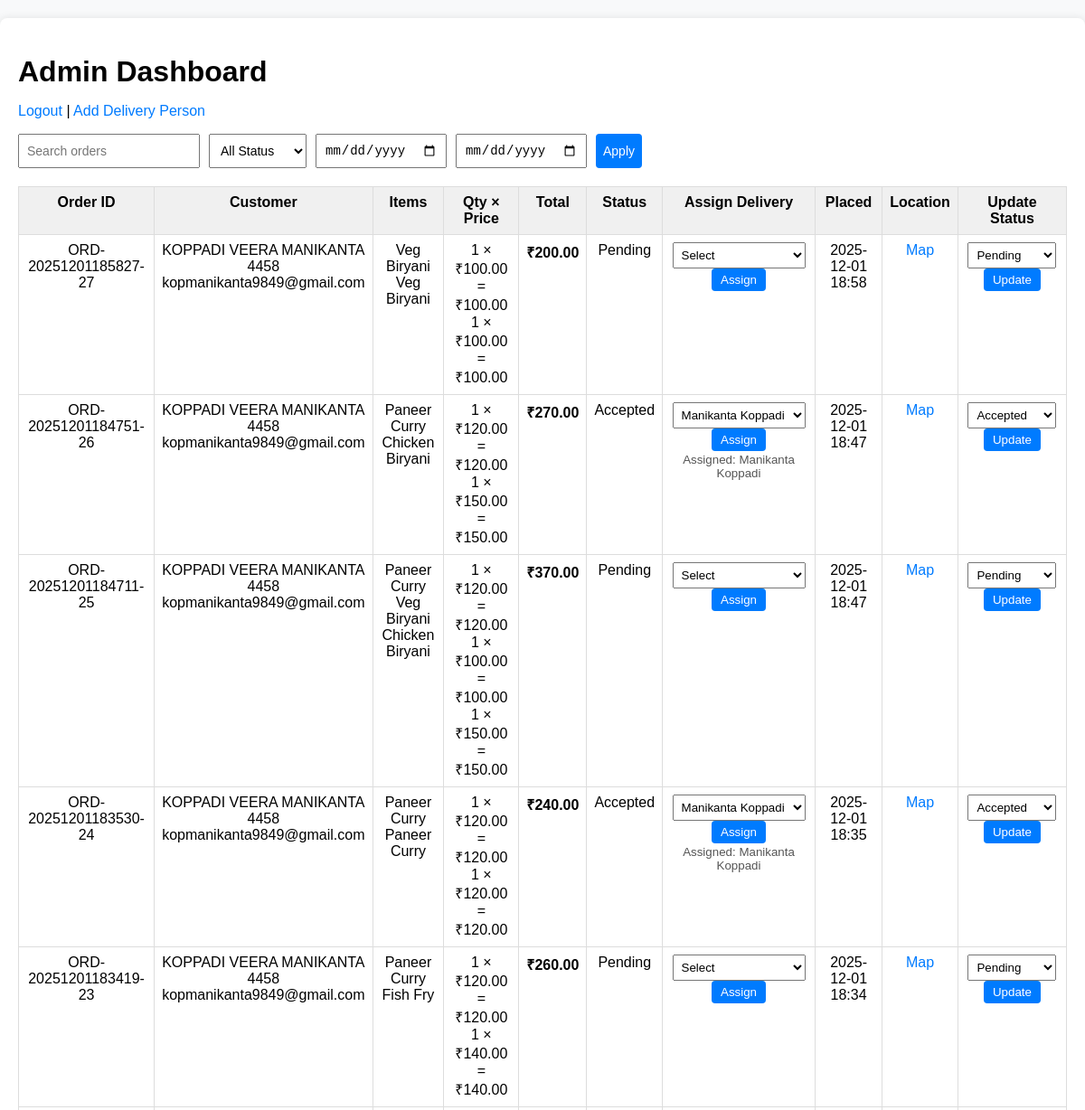
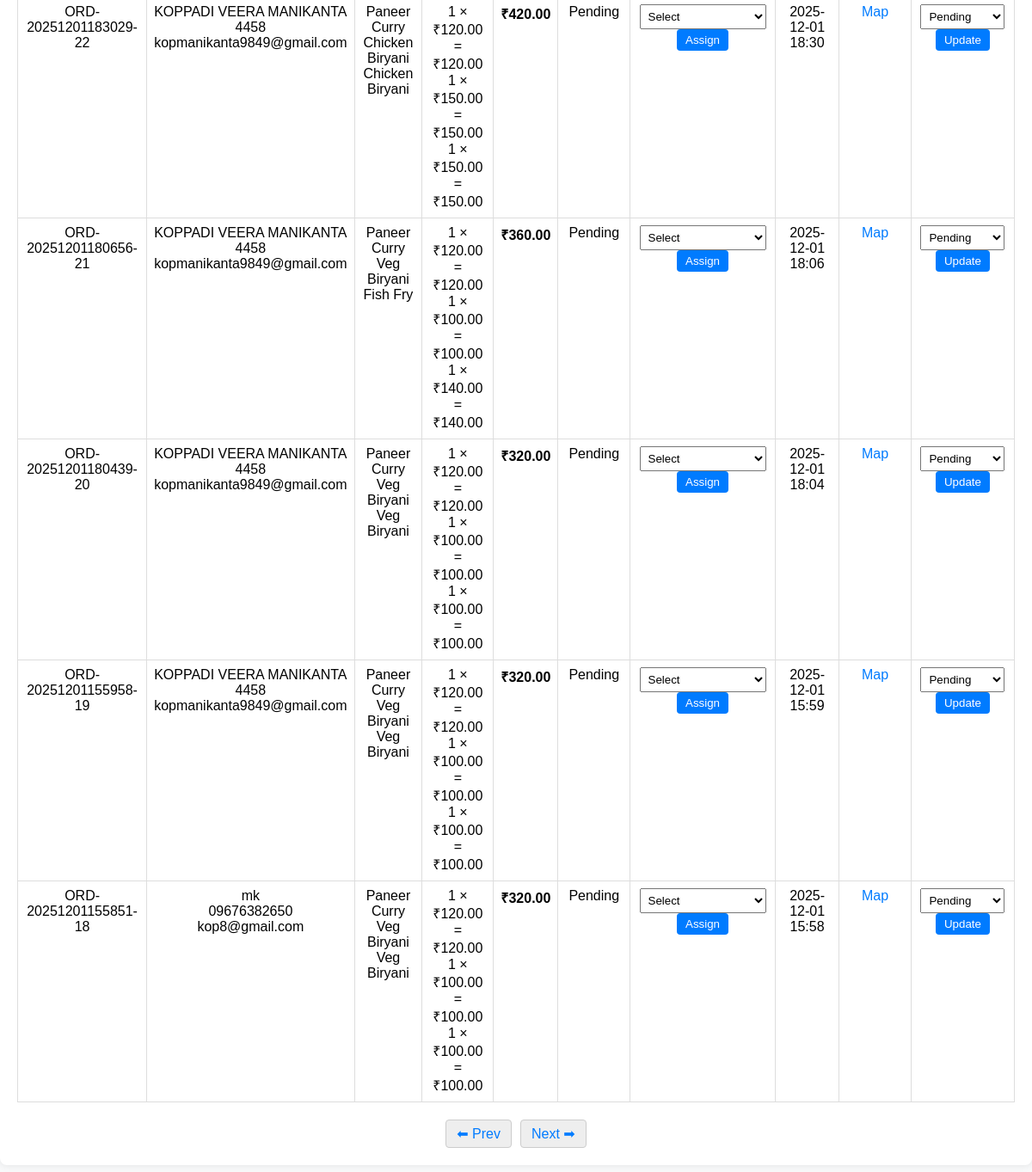
/admin/dashboard?page=2&query=&status=&start_date=&end_date= (signed in), run on the app's committed database (2 pictures, top to bottom).
### app.py (models this page shows, shortened)
class Order(db.Model):
    __tablename__ = "order"
    id = db.Column(db.Integer, primary_key=True)
    order_id = db.Column(db.String(64), unique=True, index=True)
    customer_name = db.Column(db.String(200))
    email = db.Column(db.String(200))
    phone = db.Column(db.String(40))
    address = db.Column(db.String(400))
    status = db.Column(db.String(50), default="Pending")
    latitude = db.Column(db.Float, nullable=True)
    longitude = db.Column(db.Float, nullable=True)
    map_link = db.Column(db.String(500), nullable=True)
    created_at = db.Column(db.DateTime, default=datetime.utcnow)
    otp = db.Column(db.String(6), nullable=True)
    delivery_person_id = db.Column(db.Integer, db.ForeignKey("delivery_person.id"), nullable=True)
    items = db.relationship("OrderItem", backref="order", lazy=True)
    def total_price(self):
        return sum(float(i.price) * int(i.quantity) for i in self.items)

class OrderItem(db.Model):
    __tablename__ = "order_item"
    id = db.Column(db.Integer, primary_key=True)
    order_id = db.Column(db.Integer, db.ForeignKey("order.id"))
    item_name = db.Column(db.String(200))
    quantity = db.Column(db.Integer, default=1)
    price = db.Column(db.Float, default=0.0)

class DeliveryPerson(db.Model):
    __tablename__ = "delivery_person"
    id = db.Column(db.Integer, primary_key=True)
    name = db.Column(db.String(200), nullable=False)
    phone = db.Column(db.String(20), unique=True, nullable=False)
    username = db.Column(db.String(100), unique=True)
    password_hash = db.Column(db.String(255))
    orders = db.relationship("Order", backref="delivery_person", lazy=True)

### app.py (the view, shortened to what this page needs)
@app.route("/admin/dashboard")
def admin_dashboard():
    if not session.get("admin_logged_in"):
        return redirect(url_for("admin_login"))
    query = request.args.get("query", "")
    status_filter = request.args.get("status", "")
    start_date = request.args.get("start_date", "")
    end_date = request.args.get("end_date", "")
    page = request.args.get("page", 1, type=int)
    q = Order.query
    if status_filter:
        q = q.filter(Order.status == status_filter)
    if start_date:
        q = q.filter(Order.created_at >= start_date)
    if end_date:
        q = q.filter(Order.created_at <= end_date)
    q = q.order_by(Order.created_at.desc())
    pagination = q.paginate(page=page, per_page=10)
    orders = pagination.items
    delivery_persons = DeliveryPerson.query.order_by(DeliveryPerson.name).all()
    return render_template(
        "admin_dashboard.html",
        orders=orders,
        delivery_persons=delivery_persons,
        pagination=pagination,
        query=query,
        status_filter=status_filter,
        start_date=start_date,
        end_date=end_date
    )

### templates/admin_dashboard.html (shortened to what this page needs)
<!doctype html>
<html>
<head>
</head>
<body>
<div class="container">
  <h1>Admin Dashboard</h1>
  <p>
    <a href="{{ url_for('admin_logout') }}">Logout</a> |
    <a href="{{ url_for('add_delivery_person') }}">Add Delivery Person</a>
  </p>
  <form method="GET" action="" class="filters">
    <input type="text" name="query" placeholder="Search orders" value="{{ query }}">
    <select name="status">
      <option value="">All Status</option>
    </select>
    <input type="date" name="start_date" value="{{ start_date }}">
    <input type="date" name="end_date" value="{{ end_date }}">
    <button type="submit">Apply</button>
  </form>
  {% if orders %}
    <table>
      <thead>
        <tr>
          <th>Order ID</th>
          <th>Customer</th>
          <th>Items</th>
          <th>Qty × Price</th>
          <th>Total</th>
          <th>Status</th>
          <th>Assign Delivery</th>
          <th>Placed</th>
          <th>Location</th>
          <th>Update Status</th>
        </tr>
      </thead>
      <tbody>
        {% for o in orders %}
        <tr>
          <td>{{ o.order_id }}</td>
          <td>
            {{ o.customer_name }}<br>
            {{ o.phone }}<br>
            {{ o.email }}
          </td>
          <td>
            <ul>
              {% for item in o.items %}
                <li>{{ item.item_name }}</li>
              {% endfor %}
            </ul>
          </td>
          <td>
            <ul>
              {% for item in o.items %}
                {% set subtotal = item.quantity|int * item.price|float %}
                <li>{{ item.quantity }} × ₹{{ "%.2f"|format(item.price) }} = ₹{{ "%.2f"|format(subtotal) }}</li>
              {% endfor %}
            </ul>
          </td>
          <td><strong>₹{{ "%.2f"|format(o.total_price()) }}</strong></td>
          <td>{{ o.status }}</td>
          <td>
            <form method="POST" action="{{ url_for('assign_delivery', order_id=o.id) }}">
              <select name="delivery_person_id" required>
                <option value="">Select</option>
                {% for d in delivery_persons %}
                  <option value="{{ d.id }}" {% if o.delivery_person_id == d.id %}selected{% endif %}>{{ d.name }}</option>
                {% endfor %}
              </select>
              <button type="submit">Assign</button>
            </form>
            {% if o.delivery_person %}
              <small>Assigned: {{ o.delivery_person.name }}</small>
            {% endif %}
          </td>
          <td>{{ o.created_at.strftime('%Y-%m-%d %H:%M') }}</td>
          <td>
            {% if o.latitude and o.longitude %}
              <a href="https://www.google.com/maps?q={{ o.latitude }},{{ o.longitude }}" target="_blank">Map</a>
            {% else %}
              N/A
            {% endif %}
          </td>
          <td>
            <form method="POST" action="{{ url_for('update_status', order_id=o.id) }}">
              <select name="status">
                {% for s in ['Pending','Accepted','Processing','ontheway','Completed','Cancelled'] %}
                  <option value="{{ s }}" {% if o.status == s %}selected{% endif %}>{{ s }}</option>
                {% endfor %}
              </select>
              <button type="submit">Update</button>
            </form>
          </td>
        </tr>
        {% endfor %}
      </tbody>
    </table>
    <div class="pagination">
      {% if pagination.has_prev %}
        <a href="?page={{ pagination.prev_num }}&query={{ query }}&status={{ status_filter }}&start_date={{ start_date }}&end_date={{ end_date }}">⬅ Prev</a>
      {% endif %}
      {% if pagination.has_next %}
        <a href="?page={{ pagination.next_num }}&query={{ query }}&status={{ status_filter }}&start_date={{ start_date }}&end_date={{ end_date }}">Next ➡</a>
      {% endif %}
    </div>
  {% else %}
    <p>No orders found.</p>
  {% endif %}
</div>
</body>
</html>

### templates/admin_dashboard.html (style rules this page uses)
body { font-family: Arial, sans-serif; background: #f8f9fa; margin: 0; padding: 0; }
.container { max-width: 1300px; margin: 20px auto; padding: 20px; background: #fff; border-radius: 8px; box-shadow: 0 0 10px rgba(0,0,0,0.1); }
h1 { margin-bottom: 10px; }
a { text-decoration: none; color: #007bff; }
.filters { display: flex; gap: 10px; margin-bottom: 20px; flex-wrap: wrap; }
.filters input, .filters select, .filters button { padding: 8px; font-size: 14px; }
table { width: 100%; border-collapse: collapse; margin-top: 10px; }
th, td { border: 1px solid #ddd; padding: 8px; vertical-align: top; text-align: center; }
th { background: #f0f0f0; }
ul { list-style: none; padding: 0; margin: 0; }
.pagination { margin-top: 20px; display: flex; justify-content: center; gap: 10px; }
.pagination a { padding: 6px 12px; background: #eee; border: 1px solid #ccc; text-decoration: none; border-radius: 4px; }
button { padding: 5px 10px; cursor: pointer; border-radius: 4px; border: none; background: #007bff; color: #fff; }
select { padding: 5px; }
form { margin: 0; }
small { color: #555; display: block; margin-top: 2px; }

### data on the page
Order: order_id "ORD-20251201185827-27", customer_name "KOPPADI VEERA MANIKANTA", phone "4458", email "kopmanikanta9849@gmail.com", status "Pending", created_at "2025-12-01 18:58"
OrderItem: item_name "Veg Biryani", quantity "1", price "100.00", total_price "200.00"
OrderItem: item_name "Veg Biryani", quantity "1", price "100.00"
Order: order_id "ORD-20251201184751-26", customer_name "KOPPADI VEERA MANIKANTA", phone "4458", email "kopmanikanta9849@gmail.com", status "Accepted", delivery_person_id "Manikanta Koppadi", delivery_person.name "Manikanta Koppadi", created_at "2025-12-01 18:47"
OrderItem: item_name "Paneer Curry", quantity "1", price "120.00", total_price "270.00"
OrderItem: item_name "Chicken Biryani", quantity "1", price "150.00"
Order: order_id "ORD-20251201184711-25", customer_name "KOPPADI VEERA MANIKANTA", phone "4458", email "kopmanikanta9849@gmail.com", status "Pending", created_at "2025-12-01 18:47"
OrderItem: item_name "Paneer Curry", quantity "1", price "120.00", total_price "370.00"
OrderItem: item_name "Veg Biryani", quantity "1", price "100.00"
OrderItem: item_name "Chicken Biryani", quantity "1", price "150.00"
Order: order_id "ORD-20251201183530-24", customer_name "KOPPADI VEERA MANIKANTA", phone "4458", email "kopmanikanta9849@gmail.com", status "Accepted", delivery_person_id "Manikanta Koppadi", delivery_person.name "Manikanta Koppadi", created_at "2025-12-01 18:35"
OrderItem: item_name "Paneer Curry", quantity "1", price "120.00", total_price "240.00"
OrderItem: item_name "Paneer Curry", quantity "1", price "120.00"
Order: order_id "ORD-20251201183419-23", customer_name "KOPPADI VEERA MANIKANTA", phone "4458", email "kopmanikanta9849@gmail.com", status "Pending", created_at "2025-12-01 18:34"
OrderItem: item_name "Paneer Curry", quantity "1", price "120.00", total_price "260.00"
OrderItem: item_name "Fish Fry", quantity "1", price "140.00"
Order: order_id "ORD-20251201183029-22", customer_name "KOPPADI VEERA MANIKANTA", phone "4458", email "kopmanikanta9849@gmail.com", status "Pending", created_at "2025-12-01 18:30"
OrderItem: item_name "Paneer Curry", quantity "1", price "120.00", total_price "420.00"
OrderItem: item_name "Chicken Biryani", quantity "1", price "150.00"
OrderItem: item_name "Chicken Biryani", quantity "1", price "150.00"
Order: order_id "ORD-20251201180656-21", customer_name "KOPPADI VEERA MANIKANTA", phone "4458", email "kopmanikanta9849@gmail.com", status "Pending", created_at "2025-12-01 18:06"
OrderItem: item_name "Paneer Curry", quantity "1", price "120.00", total_price "360.00"
OrderItem: item_name "Veg Biryani", quantity "1", price "100.00"
OrderItem: item_name "Fish Fry", quantity "1", price "140.00"
Order: order_id "ORD-20251201180439-20", customer_name "KOPPADI VEERA MANIKANTA", phone "4458", email "kopmanikanta9849@gmail.com", status "Pending", created_at "2025-12-01 18:04"
OrderItem: item_name "Paneer Curry", quantity "1", price "120.00", total_price "320.00"
OrderItem: item_name "Veg Biryani", quantity "1", price "100.00"
OrderItem: item_name "Veg Biryani", quantity "1", price "100.00"
Order: order_id "ORD-20251201155958-19", customer_name "KOPPADI VEERA MANIKANTA", phone "4458", email "kopmanikanta9849@gmail.com", status "Pending", created_at "2025-12-01 15:59"
OrderItem: item_name "Paneer Curry", quantity "1", price "120.00", total_price "320.00"
OrderItem: item_name "Veg Biryani", quantity "1", price "100.00"
OrderItem: item_name "Veg Biryani", quantity "1", price "100.00"
Order: order_id "ORD-20251201155851-18", customer_name "mk", phone "09676382650", email "kop8@gmail.com", status "Pending", created_at "2025-12-01 15:58"
OrderItem: item_name "Paneer Curry", quantity "1", price "120.00", total_price "320.00"
OrderItem: item_name "Veg Biryani", quantity "1", price "100.00"
OrderItem: item_name "Veg Biryani", quantity "1", price "100.00"
